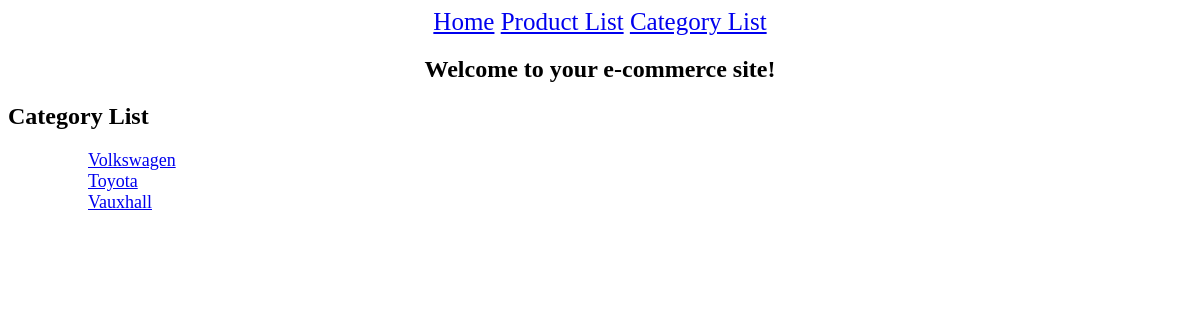
The page /categories/ on the database as committed earlier.
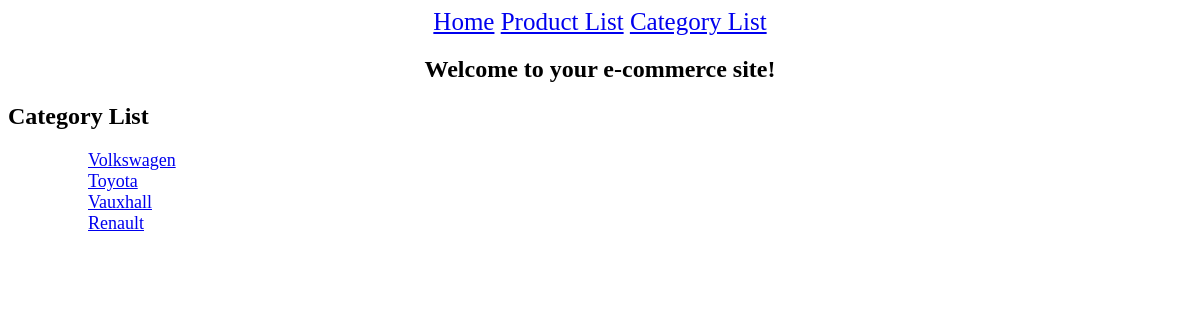
The same page on the database as committed later.
### ecommerce/models.py (models this page shows, shortened)
class Category(models.Model):
  name = models.CharField(max_length=100)

### ecommerce/views.py (the view)
# urls.py: path('categories/', views.category_list, name='category_list'),
def category_list(request):
  categories = Category.objects.all()
  return render(request, 'category_list.html', {'categories': categories})

### ecommerce/templates/category_list.html
{% extends "home.html" %}
{% block c_list %}
  <h2>Category List</h2>
  <ul>
    {% for category in categories %}
      <ul style="font-size: 18px;">
        <a href="{% url 'category_detail' category_id=category.id %}">
          {{ category.name }}
        </a>
      </ul>
    {% empty %}
      <ul>No products found.</ul>
    {% endfor %}
  </ul>
{% endblock %}

Rows that differ between the two databases and show on the page:
added Category: name "Renault"
